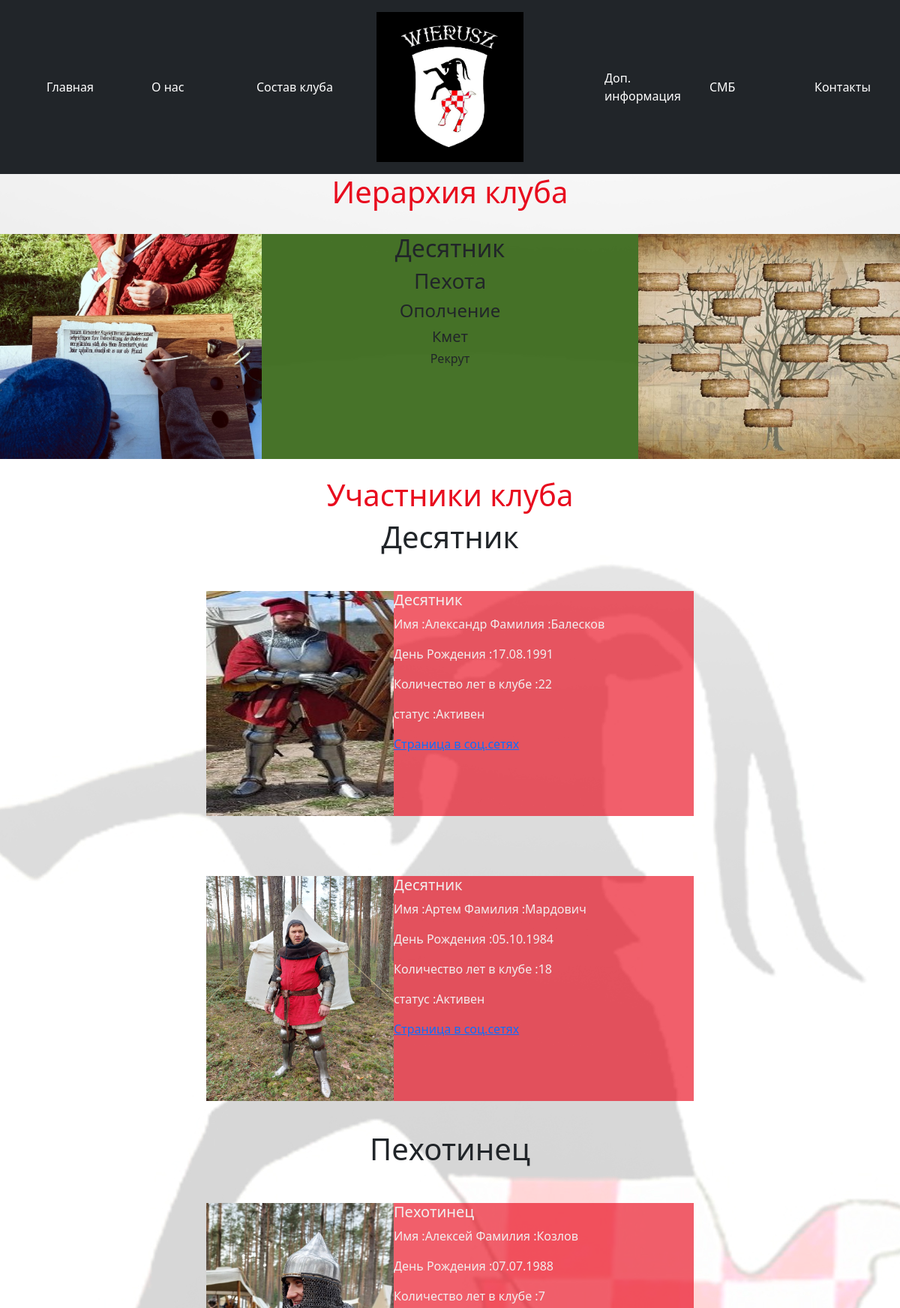
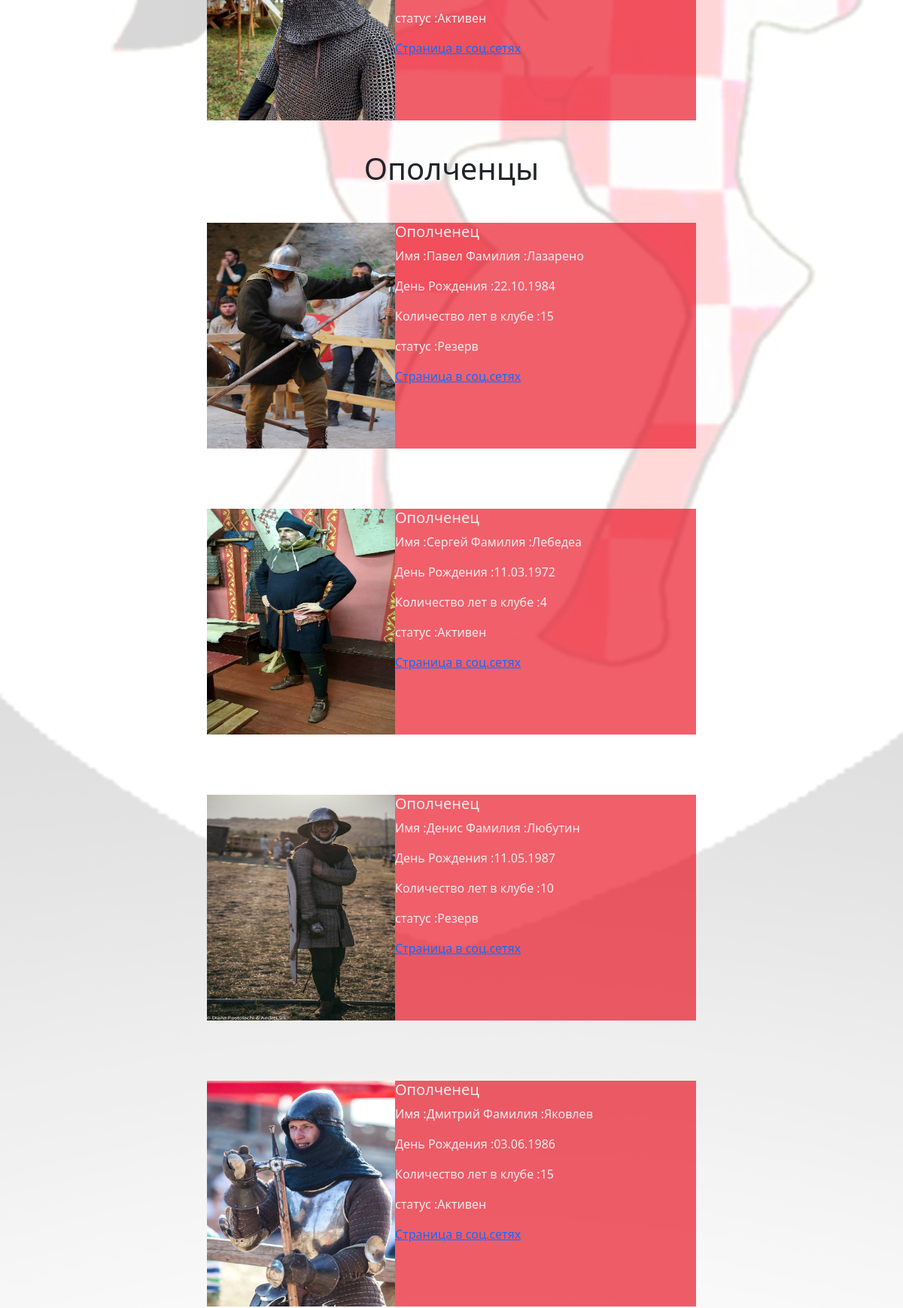
Page /personnel (upper part) on the committed database (2 pictures, top to bottom).
### Personnel/models.py (models this page shows, shortened)
class Personnel(models.Model):
    surname = models.CharField("Фамилия",max_length=20)
    name = models.CharField("Имя",max_length=20)
    date_of_birth = models.CharField ("День Рождения",max_length=20)
    year_of_joining = models.CharField ("Количество лет в клубе",max_length=20)
    rank = models.CharField("Клубное Звание",max_length=20)
    status = models.CharField("Статус",max_length=20)
    vk = models.CharField("Страница в соц сетях",max_length=20, blank=True)
    phone_number = models.CharField("Контактный номер телефона",max_length=20, blank=True)
    image = models.ImageField(upload_to='images/', height_field=None, width_field=None, max_length=100)
    class Meta():
        verbose_name = "Состав клуба"

### basic/views.py (the view)
# urls.py: path('personnel',views.personnel, name = "personnel"),
def personnel(request):
    personnel = Personnel.objects.all()
    desytnik = Personnel.objects.filter(rank = "Десятник")
    pehota = Personnel.objects.filter(rank = "Пехотинец")
    opolchenie = Personnel.objects.filter(rank = "Ополченец")
    kmet = Personnel.objects.filter(rank = "Кмет")
    data = {
            "desytnik": desytnik,
            "pehota": pehota,
            "opolchenie": opolchenie,
            "kmet":kmet,
            'personnel_klub': personnel
            }
    return render (request,"basic/personnel.html", data)

### basic/templates/basic/personnel.html (shortened to what this page needs)
{% extends 'basic/standart.html' %}
{% block content%}
{% load static %}
<h1 align="center" style="color: rgb(232, 12, 30)"> Иерархия клуба </h1><br>
<div style="display: flex; flex-direction: row;">
    <div class="img_div">
        <img src="{% static 'basic/img/IQCURwya3ZQ.jpg' %}" height="100%">
    </div>
    <div style="background-color:  rgba(45, 95, 11, 0.874); width: 60%;">
        <h2 align="center" >Десятник</h2>
        <h3 align="center">Пехота</h3>
        <h4 align="center">Ополчение</h4>
        <h5 align="center">Кмет</h5>
        <h6 align="center">Рекрут</h6>
    </div>
    <div class="img_div">
        <img src="{% static 'basic/img/1489220194362.jpg' %}" height="100%">
    </div>
</div><br>
<h1 align="center" style="color: rgb(232, 12, 30)"> Участники клуба </h1>
<h1 align="center"> Десятник </h1>
<div style="display: flex; flex-direction: row; justify-content: space-around; flex-wrap: wrap; align-content: center">
    {% for i in desytnik %}
    <div
        style="display: flex; flex-direction: row; justify-content: flex-start; align-items: flex-start; margin: 40px;">
        <div class="wrapper exmpl">
            <img src="{{ i.image.url }}" alt="">
        </div>
        <div class="info">
            <h5 class="mt-0">{{ i.rank}}</h5>
            <p> Имя :{{ i.name }} Фамилия :{{ i.surname }}</p>
            <p> День Рождения :{{ i.date_of_birth }}</p>
            <p> Количество лет в клубе :{{ i.year_of_joining }}</p>
            <p> статус :{{ i.status }}</p>
            <p> <a href="{{i.vk }}">Страница в соц.сетях</a> </p>
        </div>
    </div>
    {% endfor %}
</div>
<h1 align="center"> Пехотинец </h1>
<div style="display: flex; flex-direction: row; justify-content: space-around; flex-wrap: wrap; align-content: center">
    {% for i in pehota %}
    <div
        style="display: flex; flex-direction: row; justify-content: flex-start; align-items: flex-start; margin: 40px;">
        <div class="wrapper exmpl">
            <img src="{{ i.image.url }}" alt="">
        </div>
        <div class="info">
            <h5 class="mt-0">{{ i.rank}}</h5>
            <p> Имя :{{ i.name }} Фамилия :{{ i.surname }}</p>
            <p> День Рождения :{{ i.date_of_birth }}</p>
            <p> Количество лет в клубе :{{ i.year_of_joining }}</p>
            <p> статус :{{ i.status }}</p>
            <p> <a href="{{i.vk }}">Страница в соц.сетях</a> </p>
        </div>
    </div>
    {% endfor %}
</div>
<h1 align="center"> Ополченцы </h1>
<div style="display: flex; flex-direction: row; justify-content: space-around; flex-wrap: wrap; align-content: center">
    {% for i in opolchenie %}
    <div
        style="display: flex; flex-direction: row; justify-content: flex-start; align-items: flex-start; margin: 40px;">
        <div class="wrapper exmpl">
            <img src="{{ i.image.url }}" alt="">
        </div>
        <div class="info">
            <h5 class="mt-0">{{ i.rank}}</h5>
            <p> Имя :{{ i.name }} Фамилия :{{ i.surname }}</p>
            <p> День Рождения :{{ i.date_of_birth }}</p>
            <p> Количество лет в клубе :{{ i.year_of_joining }}</p>
            <p> статус :{{ i.status }}</p>
            <p> <a href="{{i.vk }}">Страница в соц.сетях</a> </p>
        </div>
    </div>
    {% endfor %}
</div>
{% endblock %}

### basic/templates/basic/standart.html (style rules this page uses)
.wrapper { width: 300px; height: 300px; }
.exmpl { overflow: hidden; display: flex; justify-content: center; align-items: center; }
.exmpl img { height: 100%; width: 100%; }

### basic/templates/basic/personnel.html (style rules this page uses)
.img_div { width: 500px; height: 300px; overflow: hidden; display: flex; justify-content: center; align-items: center; }
.wrapper { width: 250px; height: 300px; }
.exmpl { overflow: hidden; display: flex; justify-content: center; align-items: center; }
.exmpl img { height: 100%; width: 100%; }
.info { width: 400px; height: 300px; background-color: rgb(233 3 21 / 63%) }
p { color: rgb(242, 238, 238); }
.mt-0 { color: rgb(242, 238, 238); }

### rows in the picture
Personnel: image (picture), rank "Десятник", name "Александр", surname "Балесков", date_of_birth "17.08.1991", year_of_joining "22", status "Активен"
Personnel: image (picture), rank "Десятник", name "Артем", surname "Мардович", date_of_birth "05.10.1984", year_of_joining "18", status "Активен"
Personnel: image (picture), rank "Пехотинец", name "Алексей", surname "Козлов", date_of_birth "07.07.1988", year_of_joining "7", status "Активен"
Personnel: image (picture), rank "Ополченец", name "Павел", surname "Лазарено", date_of_birth "22.10.1984", year_of_joining "15", status "Резерв"
Personnel: image (picture), rank "Ополченец", name "Сергей", surname "Лебедеа", date_of_birth "11.03.1972", year_of_joining "4", status "Активен"
Personnel: image (picture), rank "Ополченец", name "Денис", surname "Любутин", date_of_birth "11.05.1987", year_of_joining "10", status "Резерв"
Personnel: image (picture), rank "Ополченец", name "Дмитрий", surname "Яковлев", date_of_birth "03.06.1986", year_of_joining "15", status "Активен"
